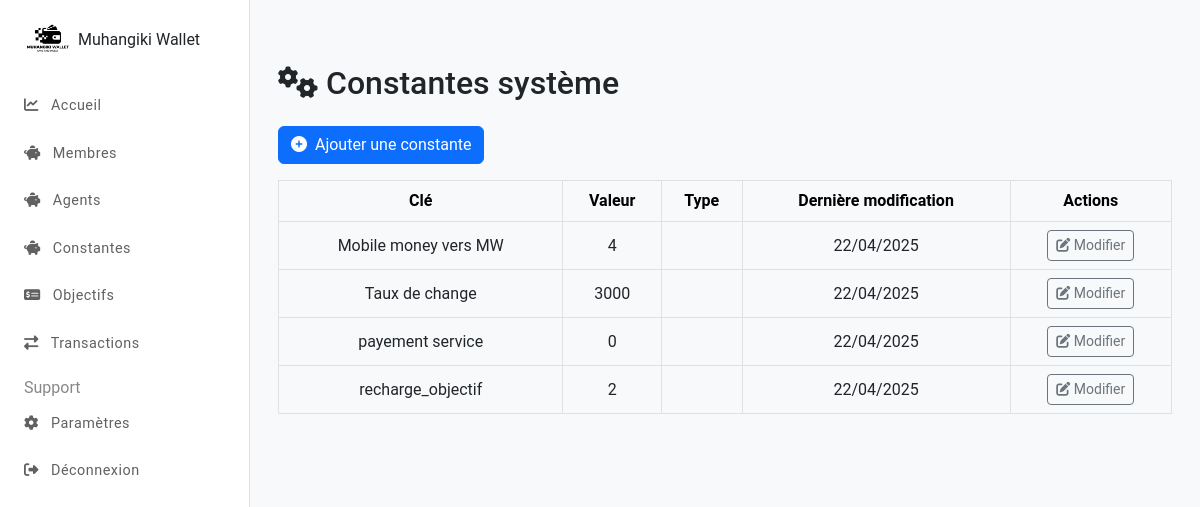
Page /administrateurs/constantes (signed in) on the committed database.
### administrateurs/models.py (models this page shows, shortened)
class Constantes(models.Model):
    key = models.CharField(max_length=100,choices=SettingKeys.choices, unique=True)
    value = models.DecimalField(max_digits=10, decimal_places=4, default=Decimal('0.0000'))
    description = models.TextField(blank=True, null=True)
    updated_at = models.DateTimeField(auto_now=True)
    updated_by = models.ForeignKey(Administrateurs, on_delete=models.SET_NULL, null=True, blank=True)

### administrateurs/views.py (the view, shortened to what this page needs)
# urls.py: path("constantes", views.constantes, name="constantes"),
@login_required
def constantes(request):
    constantes = Constantes.objects.all().order_by('key')
    form = ConstantesForm()
    return render(request, 'administrateurs/constantes.html', {
        'settings': constantes,
        'form': form,
    })

### administrateurs/templates/administrateurs/constantes.html (shortened to what this page needs)
{% extends "administrateurs/base.html" %}
{% load static %}
{% block content %}
<div class="container mt-5">
  <h2 class="mb-4"><i class="fas fa-cogs me-2"></i>Constantes système</h2>
  <button class="btn btn-primary mb-3" data-bs-toggle="modal" data-bs-target="#settingModal" onclick="openModal()">
    <i class="fas fa-plus-circle me-1"></i> Ajouter une constante
  </button>
  <div class="table-responsive">
    <table class="table table-bordered table-hover align-middle">
      <thead class="table-light">
        <tr>
          <th>Clé</th>
          <th>Valeur</th>
          <th>Type</th>
          <th>Dernière modification</th>
          <th>Actions</th>
        </tr>
      </thead>
      <tbody>
        {% for s in settings %}
        <tr>
          <td>{{ s.key }}</td>
          <td>{{ s.value|stringformat:".0f" }}</td>
          <td>{{ s.get_type_display }}</td>
          <td>{{ s.updated_at|date:"d/m/Y" }}</td>
          <td>
            <button class="btn btn-sm btn-outline-secondary" data-bs-toggle="modal" data-bs-target="#settingModal"
              onclick="openModal('{{ s.id }}', '{{ s.key }}', '{{ s.value }}', '{{ s.type }}', `{{ s.description|escapejs }}`)">
              <i class="fas fa-edit"></i> Modifier
            </button>
          </td>
        </tr>
        {% empty %}
        <tr>
          <td colspan="5" class="text-center text-muted">Aucune constante définie pour l’instant.</td>
        </tr>
        {% endfor %}
      </tbody>
    </table>
  </div>
</div>
{% endblock %}

### muhangiki_wallet/static/css/style.css (style rules this page uses)
:root { --primary-color: #fc9d1b; --secondary-color: #e88b08; --accent-color: #ffc107; }
body { font-family: 'Roboto', sans-serif; background-color: white; display: flex; flex-direction: column; min-height: 100vh; }
table { border-collapse: collapse; width: 100%; text-align: center; vertical-align: middle; }
th { background-color: #f3d59e; }

### administrateurs/templates/administrateurs/base.html (style rules this page uses)
:root { --orange-hover: #fff3e0; --orange-active: #fc9d1b; }

### rows in the picture
Constantes: key "Mobile money vers MW", value "4", updated_at "22/04/2025"
Constantes: key "Taux de change", value "3000", updated_at "22/04/2025"
Constantes: key "payement service", value "0", updated_at "22/04/2025"
Constantes: key "recharge_objectif", value "2", updated_at "22/04/2025"
